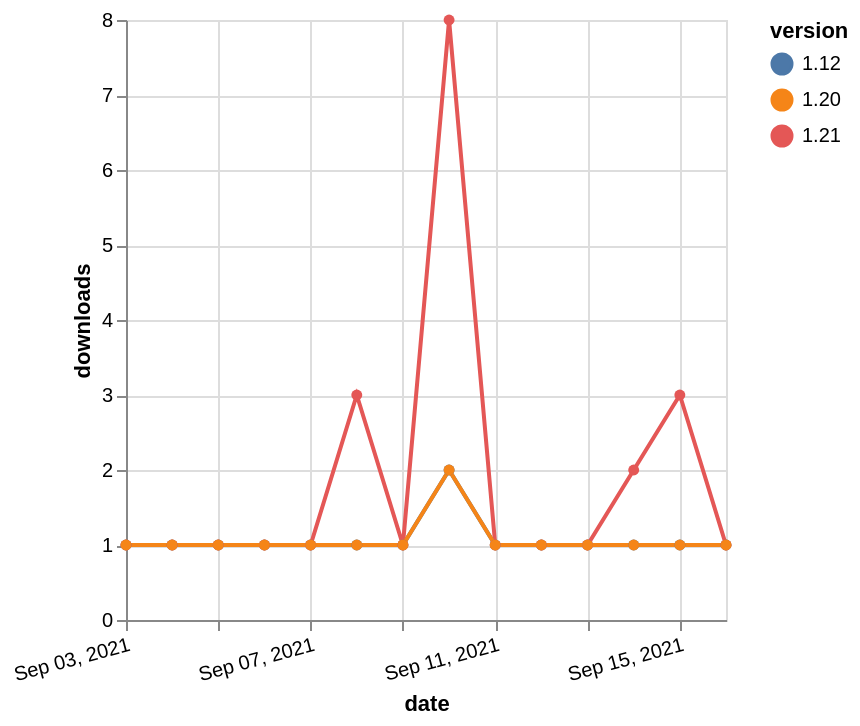

The specification (Vega-Lite) saved for this image:
### Vega-Lite specification from a JSON file in a GitHub repository (floating-point values rounded to 4 significant figures)
{"$schema": "https://vega.github.io/schema/vega-lite/v5.json", "description": "A simple bar chart with embedded data.", "data": {"values": [{"date": "2021-09-03", "total": 218, "delta": 1, "version": "1.12"}, {"date": "2021-09-04", "total": 219, "delta": 1, "version": "1.12"}, {"date": "2021-09-05", "total": 220, "delta": 1, "version": "1.12"}, {"date": "2021-09-06", "total": 221, "delta": 1, "version": "1.12"}, {"date": "2021-09-07", "total": 222, "delta": 1, "version": "1.12"}, {"date": "2021-09-08", "total": 223, "delta": 1, "version": "1.12"}, {"date": "2021-09-09", "total": 224, "delta": 1, "version": "1.12"}, {"date": "2021-09-10", "total": 226, "delta": 2, "version": "1.12"}, {"date": "2021-09-11", "total": 227, "delta": 1, "version": "1.12"}, {"date": "2021-09-12", "total": 228, "delta": 1, "version": "1.12"}, {"date": "2021-09-13", "total": 229, "delta": 1, "version": "1.12"}, {"date": "2021-09-14", "total": 230, "delta": 1, "version": "1.12"}, {"date": "2021-09-15", "total": 231, "delta": 1, "version": "1.12"}, {"date": "2021-09-16", "total": 232, "delta": 1, "version": "1.12"}, {"date": "2021-09-03", "total": 318, "delta": 1, "version": "1.21"}, {"date": "2021-09-04", "total": 319, "delta": 1, "version": "1.21"}, {"date": "2021-09-05", "total": 320, "delta": 1, "version": "1.21"}, {"date": "2021-09-06", "total": 321, "delta": 1, "version": "1.21"}, {"date": "2021-09-07", "total": 322, "delta": 1, "version": "1.21"}, {"date": "2021-09-08", "total": 325, "delta": 3, "version": "1.21"}, {"date": "2021-09-09", "total": 326, "delta": 1, "version": "1.21"}, {"date": "2021-09-10", "total": 334, "delta": 8, "version": "1.21"}, {"date": "2021-09-11", "total": 335, "delta": 1, "version": "1.21"}, {"date": "2021-09-12", "total": 336, "delta": 1, "version": "1.21"}, {"date": "2021-09-13", "total": 337, "delta": 1, "version": "1.21"}, {"date": "2021-09-14", "total": 339, "delta": 2, "version": "1.21"}, {"date": "2021-09-15", "total": 342, "delta": 3, "version": "1.21"}, {"date": "2021-09-16", "total": 343, "delta": 1, "version": "1.21"}, {"date": "2021-09-03", "total": 314, "delta": 1, "version": "1.20"}, {"date": "2021-09-04", "total": 315, "delta": 1, "version": "1.20"}, {"date": "2021-09-05", "total": 316, "delta": 1, "version": "1.20"}, {"date": "2021-09-06", "total": 317, "delta": 1, "version": "1.20"}, {"date": "2021-09-07", "total": 318, "delta": 1, "version": "1.20"}, {"date": "2021-09-08", "total": 319, "delta": 1, "version": "1.20"}, {"date": "2021-09-09", "total": 320, "delta": 1, "version": "1.20"}, {"date": "2021-09-10", "total": 322, "delta": 2, "version": "1.20"}, {"date": "2021-09-11", "total": 323, "delta": 1, "version": "1.20"}, {"date": "2021-09-12", "total": 324, "delta": 1, "version": "1.20"}, {"date": "2021-09-13", "total": 325, "delta": 1, "version": "1.20"}, {"date": "2021-09-14", "total": 326, "delta": 1, "version": "1.20"}, {"date": "2021-09-15", "total": 327, "delta": 1, "version": "1.20"}, {"date": "2021-09-16", "total": 328, "delta": 1, "version": "1.20"}]}, "width": "container", "mark": {"type": "line", "point": {"filled": true}}, "encoding": {"x": {"field": "date", "type": "temporal", "timeUnit": "yearmonthdate", "title": "date", "axis": {"labelAngle": -15}}, "y": {"field": "delta", "type": "quantitative", "title": "downloads"}, "color": {"field": "version", "type": "nominal"}, "tooltip": {"field": "delta"}}}
